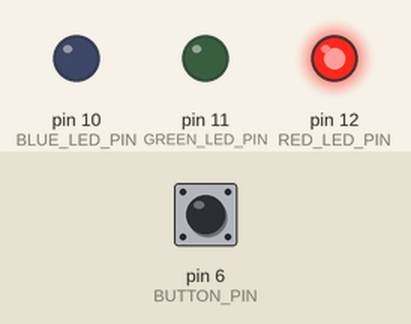
Simulated run of this sketch. Board: Arduino Uno, built with avr-gcc and run on an emulated ATmega328P. Shown: output pins drawn as LEDs (lit = HIGH). Inputs (shaded band) come from the test bench; at power-on: pin 6 (BUTTON_PIN) HIGH.

Above: at 1.2 s.
1.3 s: pin 6 (BUTTON_PIN) pulled LOW for 0.15 s
At 1.9 s:
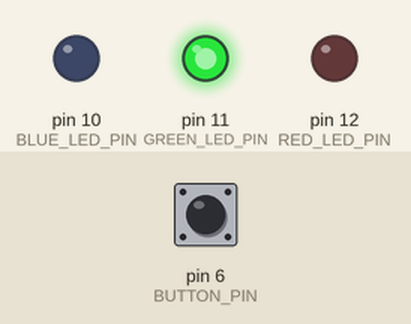
2.9 s: pin 6 (BUTTON_PIN) pulled LOW for 1 s
At 4.2 s:
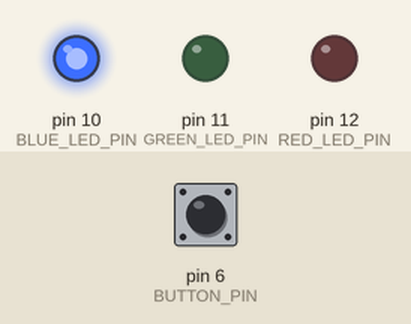
5.4 s: pin 6 (BUTTON_PIN) pulled LOW for 3.2 s
At 6.2 s:
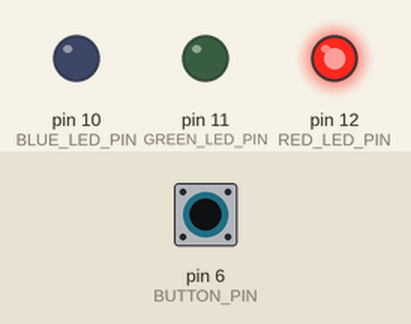
Timing chart, 0 to 8.4 s (numbered marks = the images above; inputs shaded):
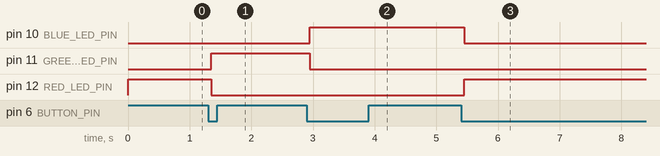

Measured:
- after the input at 1.3 s, pin 11 (GREEN_LED_PIN): LOW → HIGH after 0.05 s; pin 12 (RED_LED_PIN): HIGH → LOW after 0.05 s
- after the input at 2.9 s, pin 10 (BLUE_LED_PIN): LOW → HIGH after 0.05 s; pin 11 (GREEN_LED_PIN): HIGH → LOW after 0.05 s
- after the input at 5.4 s, pin 10 (BLUE_LED_PIN): HIGH → LOW after 0.05 s; pin 12 (RED_LED_PIN): LOW → HIGH after 0.05 s

The sketch:

FSM.ino
```cpp
// This Arduino sketch implements a finite state machine (FSM) that cycles through three states (RED, GREEN, BLUE) each time a button is pressed.
const int BUTTON_PIN = 6;
const int RED_LED_PIN = 12;
const int GREEN_LED_PIN = 11;
const int BLUE_LED_PIN = 10;

enum State {
  RED = 0,
  GREEN = 1,
  BLUE = 2
};
State currentState = RED;

const unsigned long DEBOUNCE_DELAY = 50;
unsigned long lastDebounceMillis = 0;
int prevButtonReading = HIGH;
int prevButtonState = HIGH;
int buttonState = HIGH;

void setup() {
  pinMode(BUTTON_PIN, INPUT_PULLUP);
  pinMode(RED_LED_PIN, OUTPUT);
  pinMode(GREEN_LED_PIN, OUTPUT);
  pinMode(BLUE_LED_PIN, OUTPUT);
  digitalWrite(RED_LED_PIN, HIGH);
}

void loop() {
  int reading = digitalRead(BUTTON_PIN);

  if (reading != prevButtonReading) {
    lastDebounceMillis = millis();
  }

  if ((millis() - lastDebounceMillis) >= DEBOUNCE_DELAY) {
    if (reading != buttonState) {
      prevButtonState = buttonState;
      buttonState = reading;
      if (prevButtonState == HIGH && buttonState == LOW) {
        nextState();
      }
    }
  }

  prevButtonReading = reading;
}

void nextState() {
  currentState = static_cast<State>((currentState + 1) % 3);
  digitalWrite(RED_LED_PIN, currentState == RED ? HIGH : LOW);
  digitalWrite(GREEN_LED_PIN, currentState == GREEN ? HIGH : LOW);
  digitalWrite(BLUE_LED_PIN, currentState == BLUE ? HIGH : LOW);
}
```
